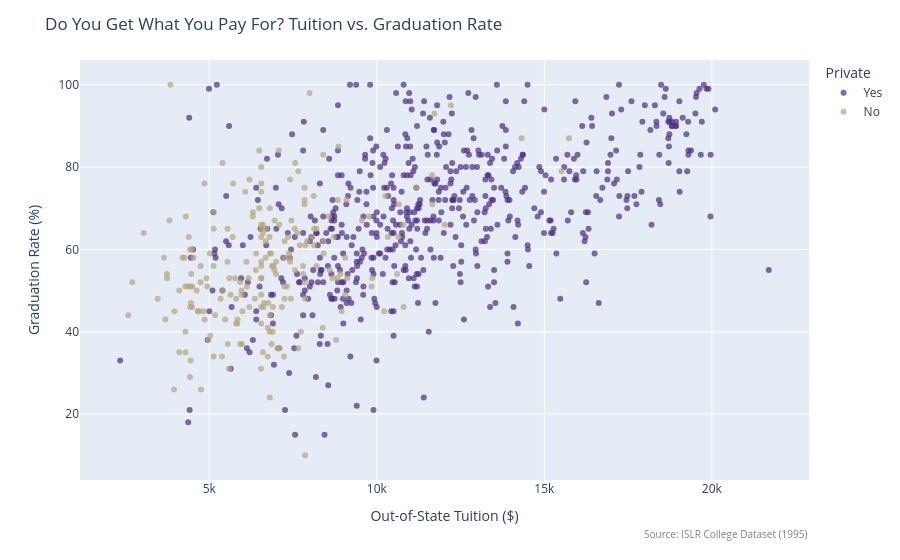
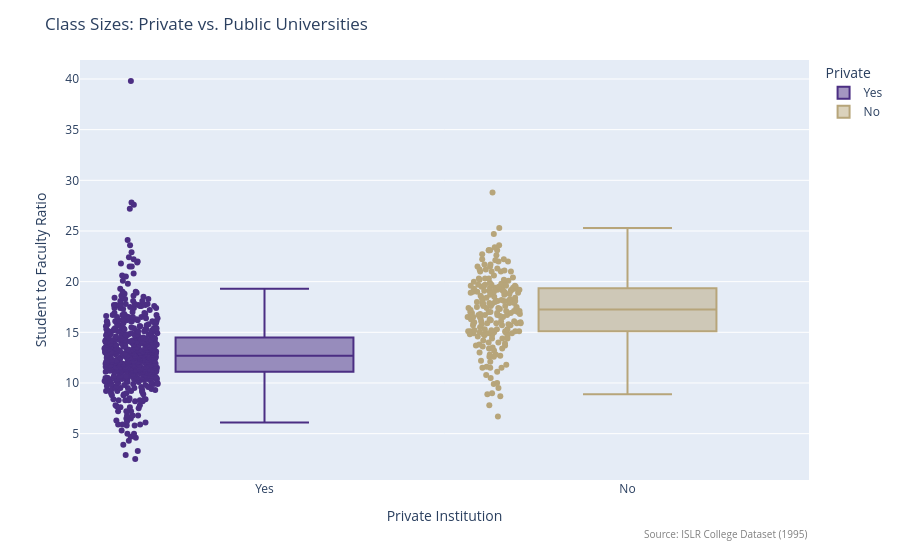
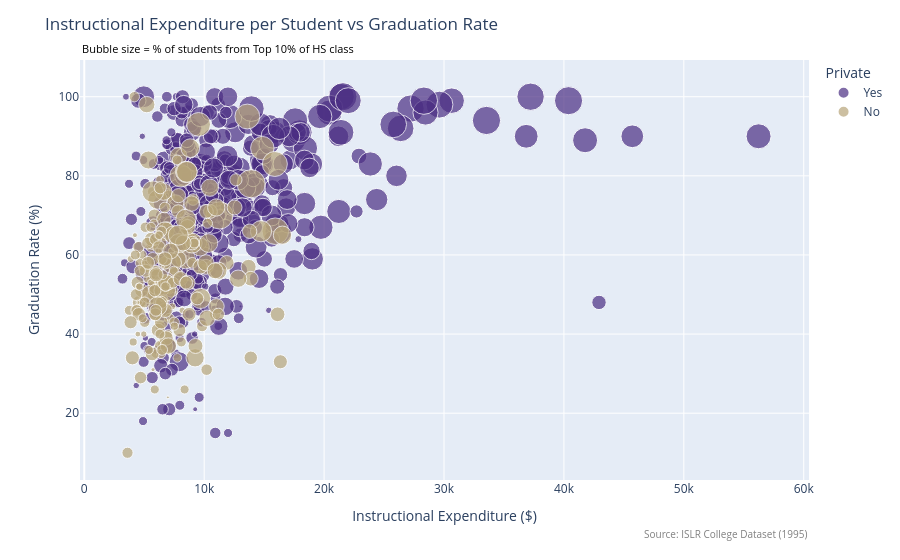
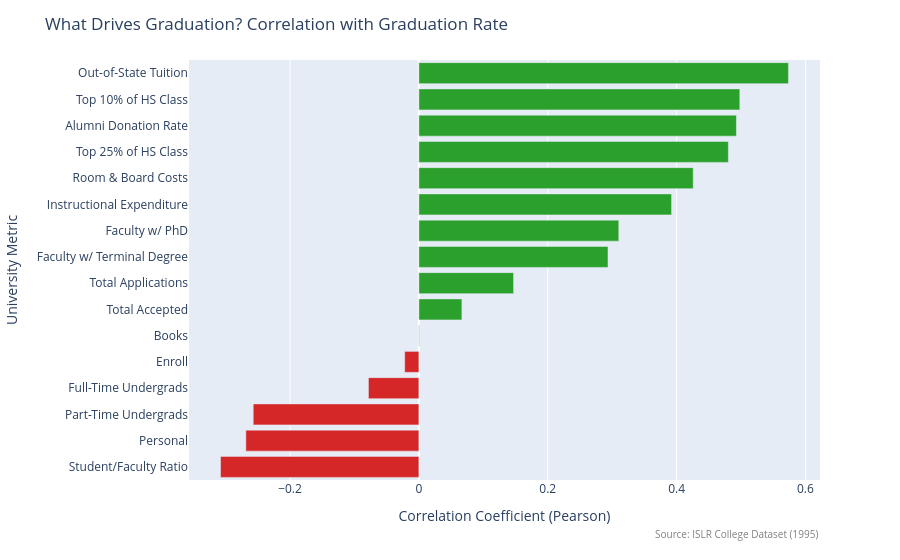

The code cell stored with these charts, in order, in its notebook:
### Markdown cell above
---
# Exercise 2: College Dataset
### Data Dictionary (ISLR College Dataset)
| Feature | Data Type | Description |
| :--- | :--- | :--- |
| **Private** | Categorical | Public or private university indicator (Yes/No). |
| **Apps** | Integer | Number of applications received. |
| **Accept** | Integer | Number of applications accepted. |
| **Enroll** | Integer | Number of new students enrolled. |
| **Top10perc** | Integer | Pct. of new students from top 10% of high school class. |
| **Top25perc** | Integer | Pct. of new students from top 25% of high school class. |
| **F.Undergrad** | Integer | Number of full-time undergraduates. |
| **P.Undergrad** | Integer | Number of part-time undergraduates. |
| **Outstate** | Integer | Out-of-state tuition (dollars). |
| **Room.Board** | Integer | Room and board costs (dollars). |
| **Books** | Integer | Estimated book costs (dollars). |
| **Personal** | Integer | Estimated personal spending (dollars). |
| **PhD** | Integer | Pct. of faculty with Ph.D.'s. |
| **Terminal** | Integer | Pct. of faculty with terminal degrees. |
| **S.F.Ratio** | Float | Student/faculty ratio. |
| **perc.alumni** | Integer | Pct. of alumni who donate. |
| **Expend** | Integer | Instructional expenditure per student (dollars). |
| **Grad.Rate** | Integer | Graduation rate. |

### Questions:
1) Does paying higher out-of-state tuition actually correlate with a higher graduation rate, or do cheaper schools perform just as well?
2) How does the student-to-faculty ratio differ between private and public universities, and does it impact graduation rates?
3) Is instructional expenditure the best predictor of graduation success, or do other factors matter more?

### Storytelling Plan:
* **a)** Start with a question: "Do you really get what you pay for in higher education?"
* **b)** Challenge assumptions: We often assume expensive private colleges guarantee better outcomes, but let's see if the data backs that up.
* **c)** Use surprise as your weapon: Reveal that spending more per student hits diminishing returns, and expose a famous quirk in this specific dataset (a school with a graduation rate over 100%).
* **d)** Make data human: Frame the analysis around a local high school senior from Seattle trying to decide if taking on debt for a private out-of-state school is really worth it.
* **e)** Build a narrative arc: Setup the cost vs. public/private debate -> Reveal the relationship between tuition and graduation -> Discover what factors *actually* correlate with graduation success -> Conclude on what matters for our prospective student.

### Code cell
source_text = "Source: ISLR College Dataset (1995)";

# fix weird error 
collegeFrame.loc[collegeFrame['Grad.Rate'] > 100, 'Grad.Rate'] = 100;
collegeFrame.rename(columns={'Unnamed: 0': 'College'}, inplace=True);

# Chart 1: Tuition vs Graduation Rate
# This gives you a good overview of graduation rate with type of college, to frame the rest of the data with 
fig1 = px.scatter(collegeFrame, x='Outstate', y='Grad.Rate', color='Private', opacity=0.7, color_discrete_map={'Yes': '#4B2E83', 'No': '#b7a57a'}, hover_data=['College']);
fig1.update_layout(title='Do You Get What You Pay For? Tuition vs. Graduation Rate', xaxis_title='Out-of-State Tuition ($)', yaxis_title='Graduation Rate (%)');
fig1.add_annotation(text=source_text, xref="paper", yref="paper", x=1, y=-0.15, showarrow=False, font=dict(size=10, color="gray"));
fig1.show();

# Chart 2: Student-to-Faculty Ratios by Institution Type
# this shows how distinct the class sizes are, which is a well known big difference in student success 
fig2 = px.box(collegeFrame, x='Private', y='S.F.Ratio', color='Private', color_discrete_map={'Yes': '#4B2E83', 'No': '#b7a57a'}, points="all", hover_data=['College']);
fig2.update_layout(title='Class Sizes: Private vs. Public Universities', xaxis_title='Private Institution', yaxis_title='Student to Faculty Ratio');
fig2.add_annotation(text=source_text, xref="paper", yref="paper", x=1, y=-0.15, showarrow=False, font=dict(size=10, color="gray"));
fig2.show();

# Chart 3: Expenditure vs Success 
# this mainly serves to show if the success of a school is more about the school, or who it admits. 
fig3 = px.scatter(collegeFrame, x='Expend', y='Grad.Rate', color='Private', size='Top10perc', color_discrete_map={'Yes': '#4B2E83', 'No': '#b7a57a'}, hover_data=['College', 'Top10perc']);
fig3.update_layout(title='Instructional Expenditure per Student vs Graduation Rate', xaxis_title='Instructional Expenditure ($)', yaxis_title='Graduation Rate (%)');
fig3.add_annotation(text="Bubble size = % of students from Top 10% of HS class", xref="paper", yref="paper", x=0, y=1.05, showarrow=False, font=dict(size=11, color="black"));
fig3.add_annotation(text=source_text, xref="paper", yref="paper", x=1, y=-0.15, showarrow=False, font=dict(size=10, color="gray"));
fig3.show();

# Chart 4: What Actually Predicts Graduation?
# this is our big final all of the stats chart, showing us what matters the most 
# Grab only numeric columns for correlation
numeric_cols = collegeFrame.select_dtypes(include=['number']).columns;
correlations = collegeFrame[numeric_cols].corr()['Grad.Rate'].drop('Grad.Rate').sort_values();
corr_df = correlations.reset_index();
corr_df.columns = ['Metric', 'Correlation'];

metric_names = {
    'Outstate': 'Out-of-State Tuition',
    'Top10perc': 'Top 10% of HS Class',
    'Top25perc': 'Top 25% of HS Class',
    'Expend': 'Instructional Expenditure',
    'Room.Board': 'Room & Board Costs',
    'perc.alumni': 'Alumni Donation Rate',
    'Terminal': 'Faculty w/ Terminal Degree',
    'PhD': 'Faculty w/ PhD',
    'S.F.Ratio': 'Student/Faculty Ratio',
    'Accept': 'Total Accepted',
    'Apps': 'Total Applications',
    'F.Undergrad': 'Full-Time Undergrads',
    'P.Undergrad': 'Part-Time Undergrads'
};
corr_df['Metric'] = corr_df['Metric'].map(metric_names).fillna(corr_df['Metric']);

# Set colors based on positive/negative
corr_df['Color'] = corr_df['Correlation'].apply(lambda x: '#d62728' if x < 0 else '#2ca02c');

fig4 = px.bar(corr_df, x='Correlation', y='Metric', orientation='h', color='Color', color_discrete_map='identity');
fig4.update_layout(title='What Drives Graduation? Correlation with Graduation Rate', xaxis_title='Correlation Coefficient (Pearson)', yaxis_title='University Metric');
fig4.add_annotation(text=source_text, xref="paper", yref="paper", x=1, y=-0.15, showarrow=False, font=dict(size=10, color="gray"));
fig4.show();

### Figure 1 — Plotly figure (JSON) as saved in the notebook; plotly's stock layout.template omitted (floating-point values rounded to 4 significant figures; data arrays with more than 128 entries replaced by an {"elided": "..."} marker saying what was removed)
{"data": [{"customdata": {"elided": "565x1 str values"}, "hovertemplate": "Private=Yes<br>Outstate=%{x}<br>Grad.Rate=%{y}<br>College=%{customdata[0]}<extra></extra>", "legendgroup": "Yes", "marker": {"color": "#4B2E83", "opacity": 0.7, "symbol": "circle"}, "mode": "markers", "name": "Yes", "orientation": "v", "showlegend": true, "x": {"elided": "565 int values"}, "xaxis": "x", "y": {"elided": "565 int values"}, "yaxis": "y", "type": "scatter"}, {"customdata": {"elided": "212x1 str values"}, "hovertemplate": "Private=No<br>Outstate=%{x}<br>Grad.Rate=%{y}<br>College=%{customdata[0]}<extra></extra>", "legendgroup": "No", "marker": {"color": "#b7a57a", "opacity": 0.7, "symbol": "circle"}, "mode": "markers", "name": "No", "orientation": "v", "showlegend": true, "x": {"elided": "212 int values"}, "xaxis": "x", "y": {"elided": "212 int values"}, "yaxis": "y", "type": "scatter"}], "layout": {"xaxis": {"anchor": "y", "domain": [0.0, 1.0], "title": {"text": "Out-of-State Tuition ($)"}}, "yaxis": {"anchor": "x", "domain": [0.0, 1.0], "title": {"text": "Graduation Rate (%)"}}, "legend": {"title": {"text": "Private"}, "tracegroupgap": 0}, "margin": {"t": 60}, "title": {"text": "Do You Get What You Pay For? Tuition vs. Graduation Rate"}, "annotations": [{"font": {"color": "gray", "size": 10}, "showarrow": false, "text": "Source: ISLR College Dataset (1995)", "x": 1, "xref": "paper", "y": -0.15, "yref": "paper"}]}}

### Figure 2 — Plotly figure (JSON) as saved in the notebook; plotly's stock layout.template omitted (floating-point values rounded to 4 significant figures; data arrays with more than 128 entries replaced by an {"elided": "..."} marker saying what was removed)
{"data": [{"alignmentgroup": "True", "boxpoints": "all", "customdata": {"elided": "565x1 str values"}, "hovertemplate": "Private=%{x}<br>S.F.Ratio=%{y}<br>College=%{customdata[0]}<extra></extra>", "legendgroup": "Yes", "marker": {"color": "#4B2E83"}, "name": "Yes", "notched": false, "offsetgroup": "Yes", "orientation": "v", "showlegend": true, "x": {"elided": "565 str values"}, "x0": " ", "xaxis": "x", "y": {"elided": "565 float values"}, "y0": " ", "yaxis": "y", "type": "box"}, {"alignmentgroup": "True", "boxpoints": "all", "customdata": {"elided": "212x1 str values"}, "hovertemplate": "Private=%{x}<br>S.F.Ratio=%{y}<br>College=%{customdata[0]}<extra></extra>", "legendgroup": "No", "marker": {"color": "#b7a57a"}, "name": "No", "notched": false, "offsetgroup": "No", "orientation": "v", "showlegend": true, "x": {"elided": "212 str values"}, "x0": " ", "xaxis": "x", "y": {"elided": "212 float values"}, "y0": " ", "yaxis": "y", "type": "box"}], "layout": {"xaxis": {"anchor": "y", "domain": [0.0, 1.0], "title": {"text": "Private Institution"}, "categoryorder": "array", "categoryarray": ["Yes", "No"]}, "yaxis": {"anchor": "x", "domain": [0.0, 1.0], "title": {"text": "Student to Faculty Ratio"}}, "legend": {"title": {"text": "Private"}, "tracegroupgap": 0}, "margin": {"t": 60}, "boxmode": "overlay", "title": {"text": "Class Sizes: Private vs. Public Universities"}, "annotations": [{"font": {"color": "gray", "size": 10}, "showarrow": false, "text": "Source: ISLR College Dataset (1995)", "x": 1, "xref": "paper", "y": -0.15, "yref": "paper"}]}}

### Figure 3 — Plotly figure (JSON) as saved in the notebook; plotly's stock layout.template omitted (floating-point values rounded to 4 significant figures; data arrays with more than 128 entries replaced by an {"elided": "..."} marker saying what was removed)
{"data": [{"customdata": {"elided": "565x2 mixed values"}, "hovertemplate": "Private=Yes<br>Expend=%{x}<br>Grad.Rate=%{y}<br>Top10perc=%{customdata[1]}<br>College=%{customdata[0]}<extra></extra>", "legendgroup": "Yes", "marker": {"color": "#4B2E83", "size": {"elided": "565 int values"}, "sizemode": "area", "sizeref": 0.24, "symbol": "circle"}, "mode": "markers", "name": "Yes", "orientation": "v", "showlegend": true, "x": {"elided": "565 int values"}, "xaxis": "x", "y": {"elided": "565 int values"}, "yaxis": "y", "type": "scatter"}, {"customdata": {"elided": "212x2 mixed values"}, "hovertemplate": "Private=No<br>Expend=%{x}<br>Grad.Rate=%{y}<br>Top10perc=%{customdata[1]}<br>College=%{customdata[0]}<extra></extra>", "legendgroup": "No", "marker": {"color": "#b7a57a", "size": {"elided": "212 int values"}, "sizemode": "area", "sizeref": 0.24, "symbol": "circle"}, "mode": "markers", "name": "No", "orientation": "v", "showlegend": true, "x": {"elided": "212 int values"}, "xaxis": "x", "y": {"elided": "212 int values"}, "yaxis": "y", "type": "scatter"}], "layout": {"xaxis": {"anchor": "y", "domain": [0.0, 1.0], "title": {"text": "Instructional Expenditure ($)"}}, "yaxis": {"anchor": "x", "domain": [0.0, 1.0], "title": {"text": "Graduation Rate (%)"}}, "legend": {"title": {"text": "Private"}, "tracegroupgap": 0, "itemsizing": "constant"}, "margin": {"t": 60}, "title": {"text": "Instructional Expenditure per Student vs Graduation Rate"}, "annotations": [{"font": {"color": "black", "size": 11}, "showarrow": false, "text": "Bubble size = % of students from Top 10% of HS class", "x": 0, "xref": "paper", "y": 1.05, "yref": "paper"}, {"font": {"color": "gray", "size": 10}, "showarrow": false, "text": "Source: ISLR College Dataset (1995)", "x": 1, "xref": "paper", "y": -0.15, "yref": "paper"}]}}

### Figure 4 — Plotly figure (JSON) as saved in the notebook; plotly's stock layout.template omitted (floating-point values rounded to 4 significant figures)
{"data": [{"hovertemplate": "Correlation=%{x}<br>Metric=%{y}<extra></extra>", "legendgroup": "", "marker": {"color": "#d62728", "pattern": {"shape": ""}}, "name": "", "orientation": "h", "showlegend": false, "textposition": "auto", "x": [-0.3078, -0.2686, -0.2571, -0.07829, -0.02205], "xaxis": "x", "y": ["Student/Faculty Ratio", "Personal", "Part-Time Undergrads", "Full-Time Undergrads", "Enroll"], "yaxis": "y", "type": "bar"}, {"hovertemplate": "Correlation=%{x}<br>Metric=%{y}<extra></extra>", "legendgroup": "", "marker": {"color": "#2ca02c", "pattern": {"shape": ""}}, "name": "", "orientation": "h", "showlegend": false, "textposition": "auto", "x": [0.0006491, 0.06676, 0.147, 0.2935, 0.3103, 0.3922, 0.4258, 0.4803, 0.4929, 0.4981, 0.5736], "xaxis": "x", "y": ["Books", "Total Accepted", "Total Applications", "Faculty w/ Terminal Degree", "Faculty w/ PhD", "Instructional Expenditure", "Room & Board Costs", "Top 25% of HS Class", "Alumni Donation Rate", "Top 10% of HS Class", "Out-of-State Tuition"], "yaxis": "y", "type": "bar"}], "layout": {"xaxis": {"anchor": "y", "domain": [0.0, 1.0], "title": {"text": "Correlation Coefficient (Pearson)"}}, "yaxis": {"anchor": "x", "domain": [0.0, 1.0], "title": {"text": "University Metric"}}, "legend": {"tracegroupgap": 0}, "margin": {"t": 60}, "barmode": "relative", "title": {"text": "What Drives Graduation? Correlation with Graduation Rate"}, "annotations": [{"font": {"color": "gray", "size": 10}, "showarrow": false, "text": "Source: ISLR College Dataset (1995)", "x": 1, "xref": "paper", "y": -0.15, "yref": "paper"}]}}
